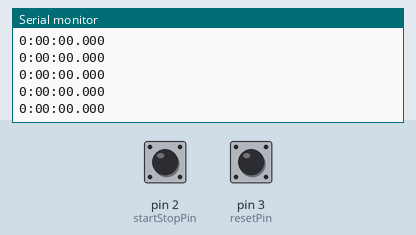
The sketch below on a simulated Arduino Uno, built with avr-gcc and run on an emulated ATmega328P. Parts: the last lines printed to the serial monitor. The inputs (shaded band) are chosen by the test bench; at power-on: pin 2 (startStopPin) HIGH, pin 3 (resetPin) HIGH.

Above: at 1.2 s.
1.3 s: pin 2 (startStopPin) pulled LOW for 0.15 s
At 2.4 s:
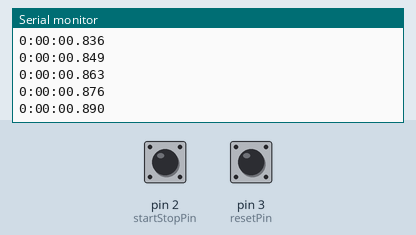
2.9 s: pin 3 (resetPin) pulled LOW for 0.15 s
4.5 s: pin 2 (startStopPin) pulled LOW for 1 s
7.0 s: pin 3 (resetPin) pulled LOW for 1 s
9.5 s: pin 2 (startStopPin) pulsed LOW 5 times (0.12 s each, 0.3 s apart)
At 10.2 s:
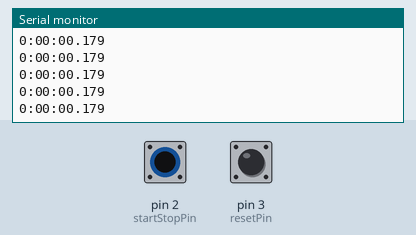
Timing chart, 0 to 12.5 s (numbered marks = the images above; inputs shaded):
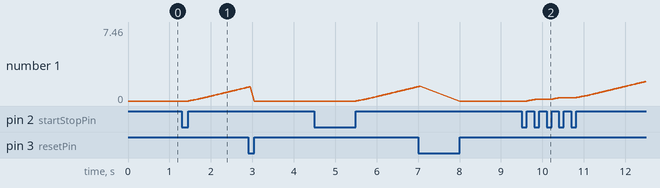

Measured:
- after the input at 1.3 s, the serial monitor: prints a new line after 0.16 s (image 1)
- after the input at 9.5 s, the serial monitor: prints a new line after 0.13 s (image 2)
- plotted number 1: 0 → 1.39 after the input at 1.3 s, 0 → 7.46 after the input at 9.5 s

The sketch:

stopwatch.ino
```cpp
unsigned long startTime = 0;
unsigned long elapsedTime = 0;
bool running = false;

const int startStopPin = 2; // Connect a button to this pin and GND
const int resetPin = 3;     // Connect another button to this pin and GND

void setup() {
  Serial.begin(9600);
  pinMode(startStopPin, INPUT_PULLUP);
  pinMode(resetPin, INPUT_PULLUP);
}

void loop() {
  if (digitalRead(startStopPin) == LOW) {
    delay(50);
    while (digitalRead(startStopPin) == LOW);
    if (running) {
      running = false;
    } else {
      startTime = millis() - elapsedTime;
      running = true;
    }
  }

  if (digitalRead(resetPin) == LOW) {
    delay(50);
    while (digitalRead(resetPin) == LOW);
    running = false;
    elapsedTime = 0;
    startTime = 0;
  }

  if (running) {
    elapsedTime = millis() - startTime;
  }

  long hours = elapsedTime / 3600000;
  long minutes = (elapsedTime % 3600000) / 60000;
  long seconds = ((elapsedTime % 3600000) % 60000) / 1000;
  long milliseconds = elapsedTime % 1000;

  Serial.print(hours);
  Serial.print(":");
  if (minutes < 10) Serial.print("0");
  Serial.print(minutes);
  Serial.print(":");
  if (seconds < 10) Serial.print("0");
  Serial.print(seconds);
  Serial.print(".");
  if (milliseconds < 100) Serial.print("0");
  if (milliseconds < 10) Serial.print("0");
  Serial.println(milliseconds);

  delay(10);
}
```
